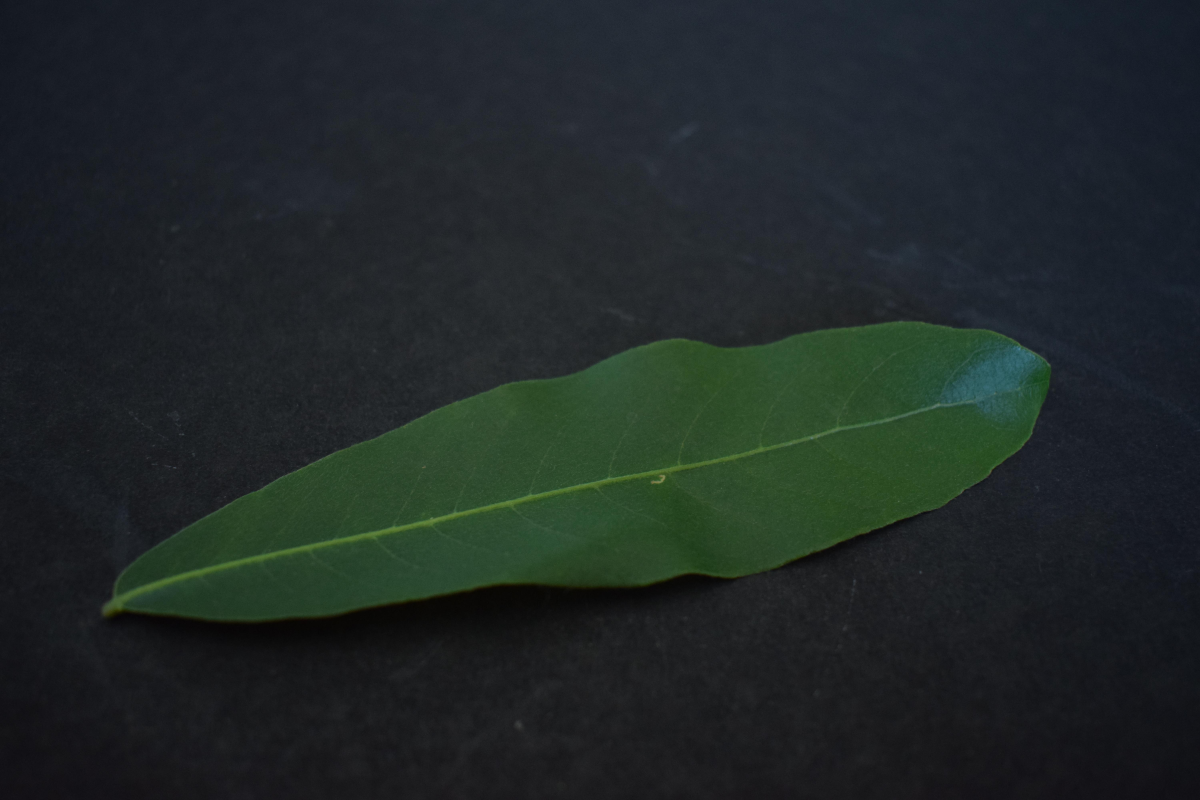
#> input picture test/img_test/arjun.jpeg, 6000 x 4000 px (shown at 1/5 size)
$ python -i ColorFeature.py   (imports and definitions only)
#> lines starting #> are read from the running program, lines starting #| are printed output that depends on the picture; after the words box and inside, x2 and y2 are one past the last pixel; in counts of white or black regions, pixels touching at a corner belong together
### src/utils/rotateLeave.py
import cv2
import numpy as np

# [106 lines left out: functions _get_leaf_mask, rotate_leave, ensure_rgb, largest_leaf_mask, not called in this run]

def clean_binary_mask(mask: np.ndarray) -> np.ndarray:
    kernel = cv2.getStructuringElement(cv2.MORPH_ELLIPSE, (5, 5))
    cleaned = cv2.morphologyEx(mask, cv2.MORPH_CLOSE, kernel)
    cleaned = cv2.morphologyEx(cleaned, cv2.MORPH_OPEN, kernel)
    return cleaned

# [28 lines left out: function crop_leaf_region, not called in this run]

### src/services/feature/ColorFeature.py
import cv2
import numpy as np
from utils.rotateLeave import ensure_rgb, largest_leaf_mask, crop_leaf_region, clean_binary_mask

# ---------- Các hàm giữ nguyên (đặc thù màu) ----------
def _seed_from_color(image_rgb):
    hsv = cv2.cvtColor(image_rgb, cv2.COLOR_RGB2HSV)
#> hsv: shape (4000, 6000, 3); mean H, S, V 99.6, 67.6, 44.6
    rgb = image_rgb.astype(np.int16)

    green_hue = ((hsv[:, :, 0] >= 20) & (hsv[:, :, 0] <= 90)).astype(np.uint8) * 255
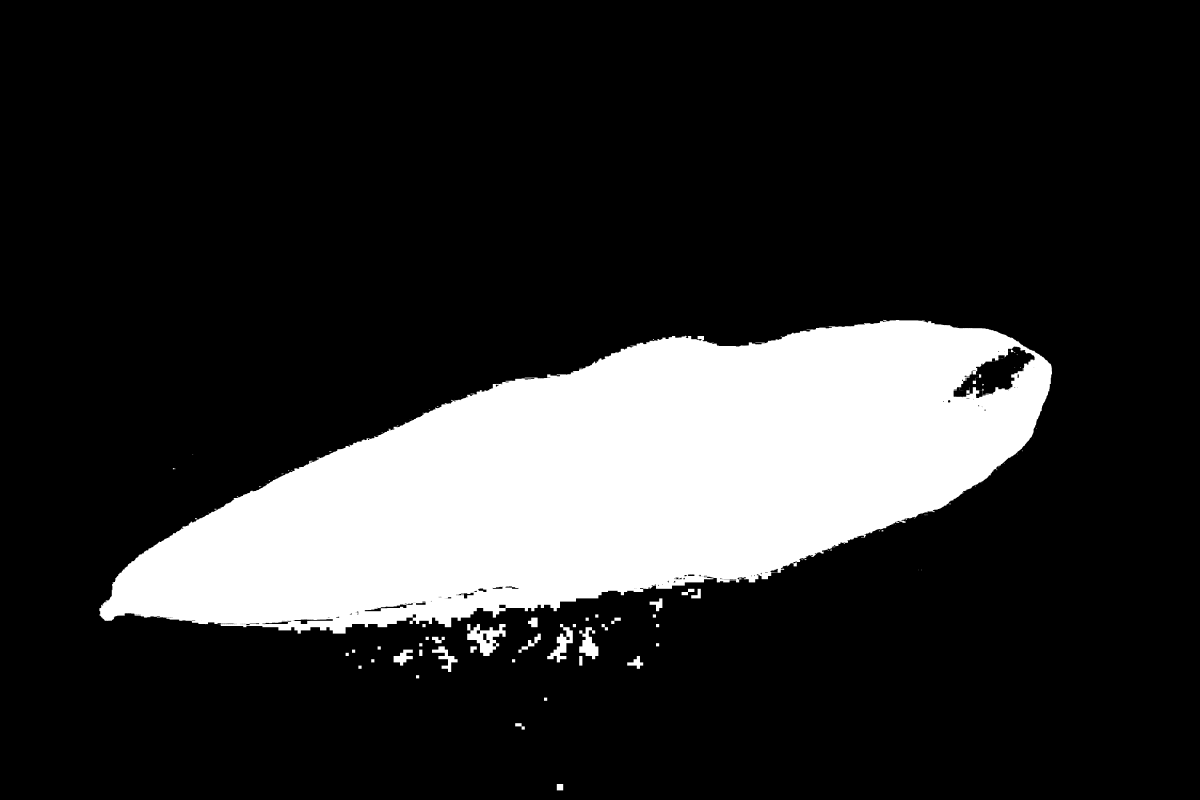
#> green_hue: shape (4000, 6000) (shown at 1/5 size); 18.1% white; 214 white regions (152 under 20 px), largest, box (x1, y1, x2, y2) and area: (497, 1600, 5260, 3168) 4290153, (2336, 3120, 2528, 3280) 14592, (2736, 3120, 2864, 3312) 8960
    green_saturation = (hsv[:, :, 1] >= 30).astype(np.uint8) * 255
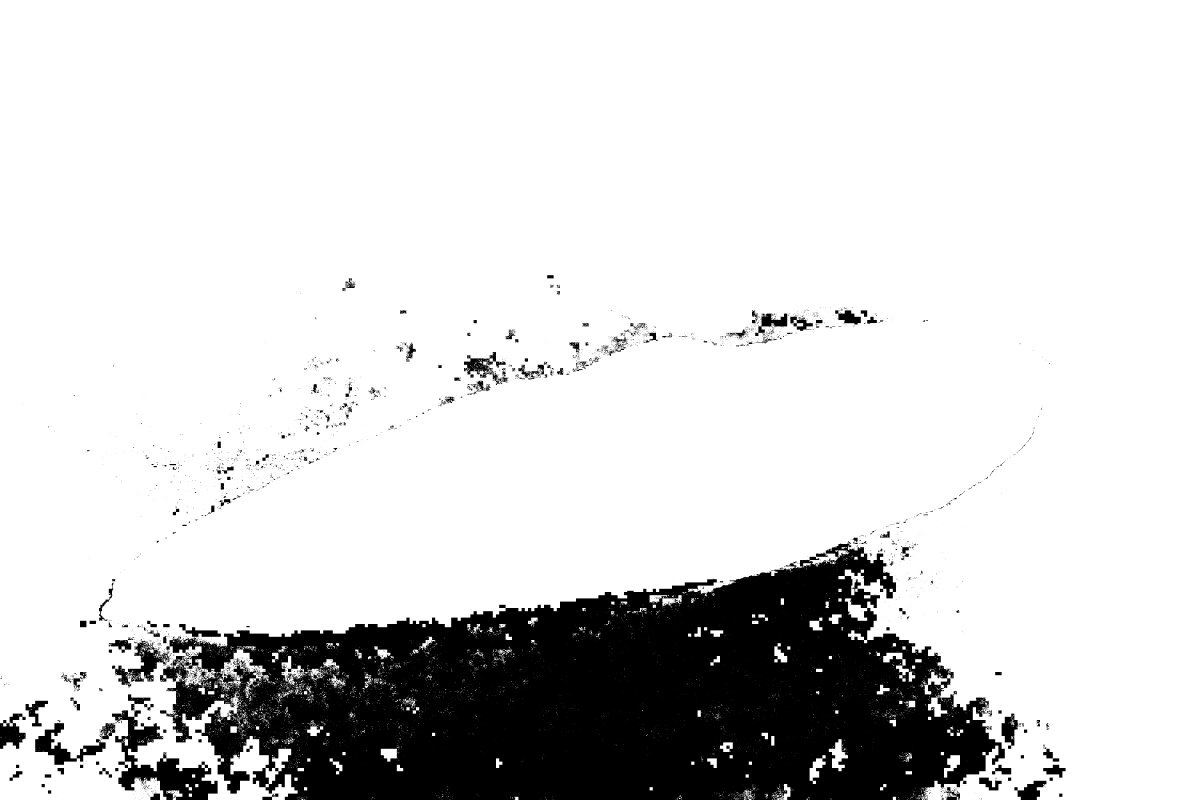
#> green_saturation: shape (4000, 6000) (shown at 1/5 size); 84.4% white; 3850 black regions (3288 under 20 px), largest, box (x1, y1, x2, y2) and area: (800, 2705, 5024, 4000) 3426048, (560, 3472, 1088, 4000) 86065, (176, 3614, 528, 3824) 23807
    green_value = (hsv[:, :, 2] >= 20).astype(np.uint8) * 255
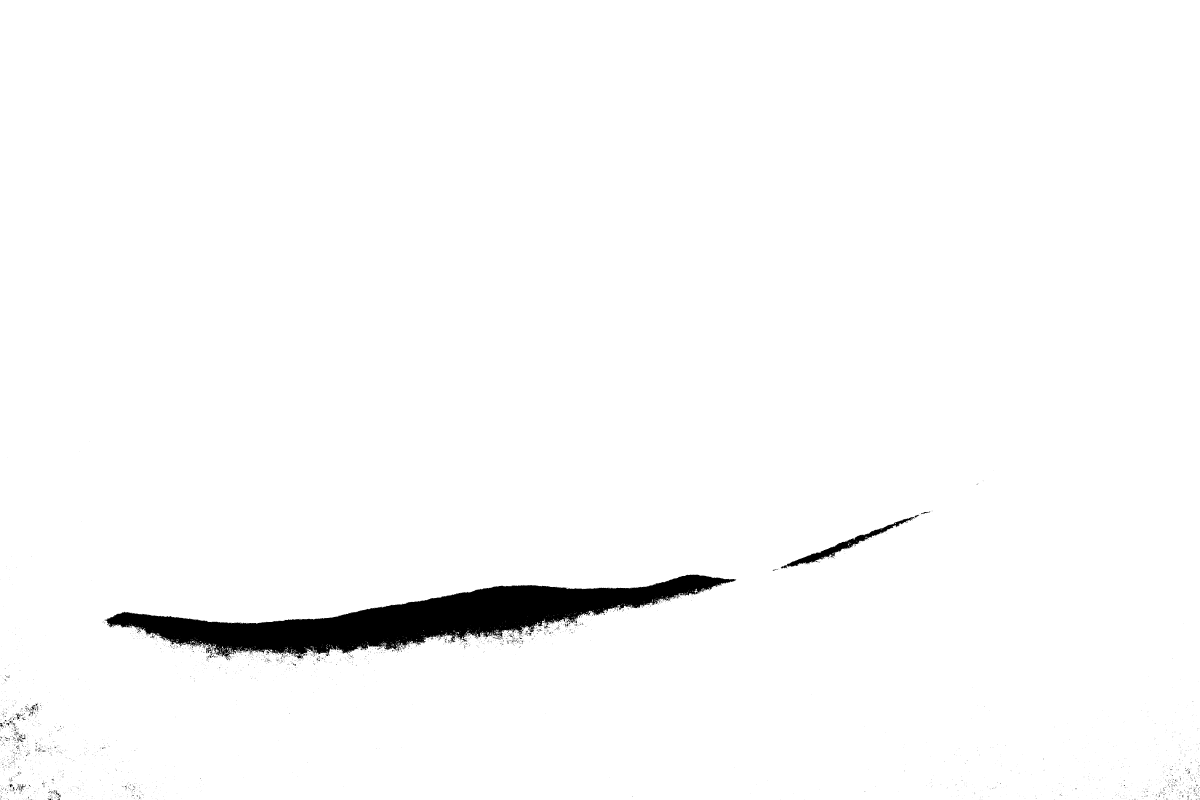
#> green_value: shape (4000, 6000) (shown at 1/5 size); 97.9% white; 3327 black regions (3141 under 20 px), largest, box (x1, y1, x2, y2) and area: (522, 2873, 3681, 3301) 458270, (3934, 2585, 4574, 2834) 17357, (3905, 2825, 3934, 2843) 275
    green_dominance = ((rgb[:, :, 1] > rgb[:, :, 0] + 8) & (rgb[:, :, 1] > rgb[:, :, 2] + 8)).astype(np.uint8) * 255
#> green_dominance: shape (4000, 6000); 16.7% white; 13 white regions (8 under 20 px), largest, box (x1, y1, x2, y2) and area: (514, 1604, 5257, 3108) 4014393, (4972, 1960, 4986, 1977) 128, (5174, 1795, 5180, 1808) 55, (4896, 1808, 4902, 1814) 30, (4801, 2000, 4816, 2002) 22

    seed = cv2.bitwise_and(green_hue, green_saturation)
#> seed: shape (4000, 6000); 17.9% white; 285 white regions (243 under 20 px), largest, box (x1, y1, x2, y2) and area: (504, 1600, 5260, 3168) 4282416, (2640, 3088, 2688, 3136) 1002, (2496, 3120, 2528, 3139) 444
    seed = cv2.bitwise_and(seed, green_value)
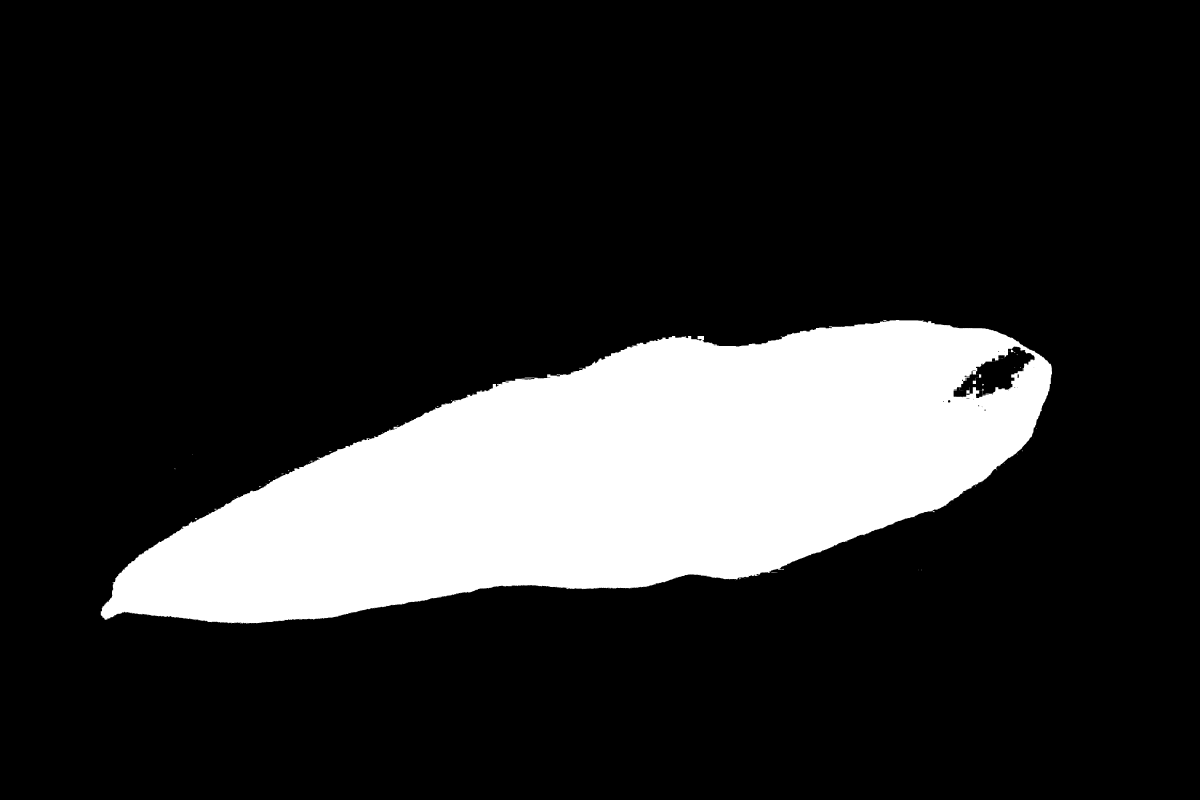
#> seed: shape (4000, 6000) (shown at 1/5 size); 17.2% white; 162 white regions (145 under 20 px), largest, box (x1, y1, x2, y2) and area: (504, 1600, 5260, 3118) 4118059, (4864, 1889, 4880, 1920) 278, (4895, 1871, 4906, 1889) 184
    seed = cv2.bitwise_and(seed, green_dominance)
    return clean_binary_mask(seed)
#> in clean_binary_mask, `cleaned = cv2.morphologyEx(mask, cv2.MORPH_CLOSE, kernel)`: cleaned: shape (4000, 6000); 16.7% white; 5 white regions (3 under 20 px), largest, box (x1, y1, x2, y2) and area: (514, 1604, 5257, 3108) 4015897, (4972, 1960, 4986, 1977) 136
#> in clean_binary_mask, `cleaned = cv2.morphologyEx(cleaned, cv2.MORPH_OPEN, kernel)`: cleaned: shape (4000, 6000); 16.7% white; 3 white regions, box (x1, y1, x2, y2) and area: (516, 1604, 5257, 3108) 4015357, (4973, 1961, 4986, 1976) 127, (5174, 1800, 5180, 1808) 37

def compute_color_features(image_rgb, mask, bins=42):
    image_rgb = ensure_rgb(image_rgb)
    mask = mask.astype(np.uint8)

    if cv2.countNonZero(mask) == 0:
        raise ValueError("Mask does not contain any leaf pixels.")

    channels = cv2.split(image_rgb)
    color_vec = []
    for ch in channels:
        hist = cv2.calcHist([ch], [0], mask, [bins], [0, 256]).flatten()
        hist = hist / (hist.sum() + 1e-7)
        color_vec.extend(hist.tolist())

    mean, std = cv2.meanStdDev(image_rgb, mask=mask)
    mean = mean.flatten()
    std = std.flatten()
    return {
        "RGB_Histogram_126D": color_vec,
        "R_mean": float(mean[0]), "G_mean": float(mean[1]), "B_mean": float(mean[2]),
        "R_std": float(std[0]), "G_std": float(std[1]), "B_std": float(std[2]),
    }

def extract_color_vector(image):
    """Vector 132 chiều: 6 thống kê + 126 histogram (42 bins * 3)."""
    image_rgb = ensure_rgb(image)
    raw_mask = largest_leaf_mask(image_rgb)
    # Dùng crop_leaf_region với target_size=512 để căn giữa (thay thế square_canvas)
    cropped_bgr, cropped_mask = crop_leaf_region(image_rgb, raw_mask, target_size=(512, 512))
    final_image = cv2.cvtColor(cropped_bgr, cv2.COLOR_BGR2RGB)
    final_mask = cropped_mask

    feats = compute_color_features(final_image, final_mask)
    stats = [feats["R_mean"], feats["G_mean"], feats["B_mean"],
             feats["R_std"], feats["G_std"], feats["B_std"]]
    # Histogram: list of 3*42 = 126 giá trị
    hist_values = feats["RGB_Histogram_126D"]
    return stats + hist_values

>>> import cv2
>>> picture = cv2.cvtColor(cv2.imread('../../../test/img_test/arjun.jpeg'), cv2.COLOR_BGR2RGB)
>>> result = _seed_from_color(picture)

$ run again, on test/img_test/img2.jpeg
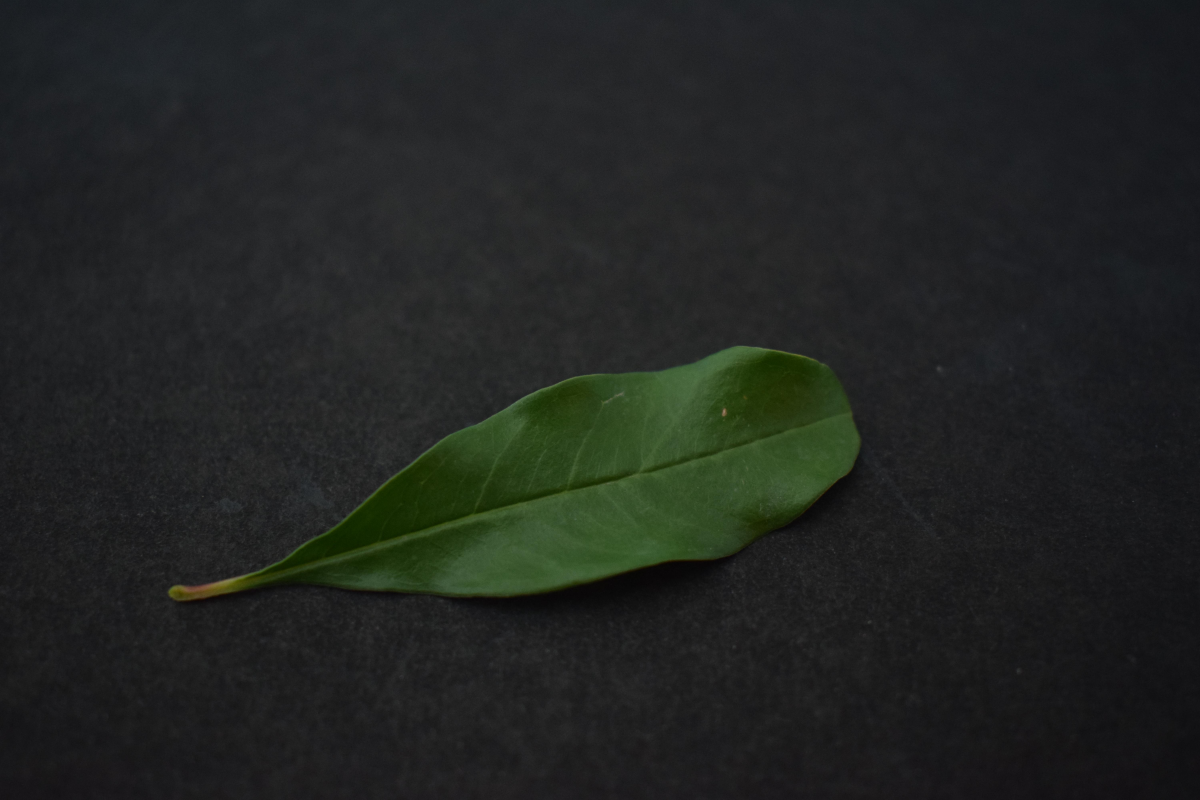
#> input picture test/img_test/img2.jpeg, 6000 x 4000 px (shown at 1/5 size)
#> hsv: shape (4000, 6000, 3); mean H, S, V 79.2, 31.8, 37.9
#> in _seed_from_color, `green_hue = ((hsv[:, :, 0] >= 20) & (hsv[:, :, 0] <= 90)).astype(np.ui..`:
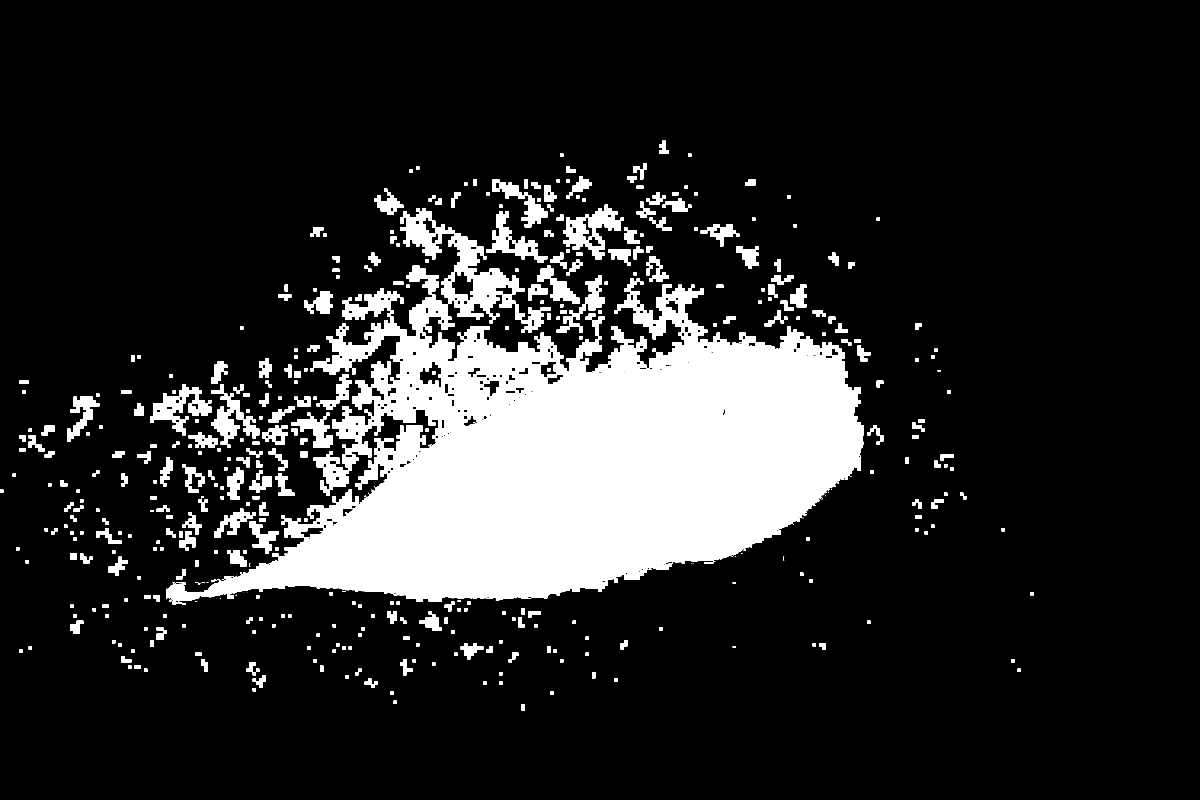
#> green_hue: shape (4000, 6000) (shown at 1/5 size); 15.4% white; 546 white regions (136 under 20 px), largest, box (x1, y1, x2, y2) and area: (831, 1040, 4320, 3024) 3119431, (2816, 1024, 3120, 1296) 31488, (752, 1920, 1056, 2176) 27648
#> green_saturation: shape (4000, 6000); 30% white; 7570 white regions (6538 under 20 px), largest, box (x1, y1, x2, y2) and area: (0, 0, 6000, 2017) 4196479, (833, 1723, 4368, 3040) 2418585, (4786, 3712, 5776, 4000) 134197
#> green_value: shape (4000, 6000); 98.7% white; 6644 black regions (6199 under 20 px), largest, box (x1, y1, x2, y2) and area: (2204, 2726, 3749, 3080) 154516, (3839, 2287, 4304, 2673) 30662, (5804, 3649, 6000, 4000) 27992
#> green_dominance: shape (4000, 6000); 9.3% white; 7 white regions (2 under 20 px), largest, box (x1, y1, x2, y2) and area: (1184, 1728, 4304, 2982) 2239243, (847, 2930, 868, 2961) 277, (4048, 1786, 4064, 1793) 69, (1184, 2928, 1192, 2936) 51, (1200, 2938, 1207, 2942) 21
#> in _seed_from_color, `seed = cv2.bitwise_and(seed, green_value)`:
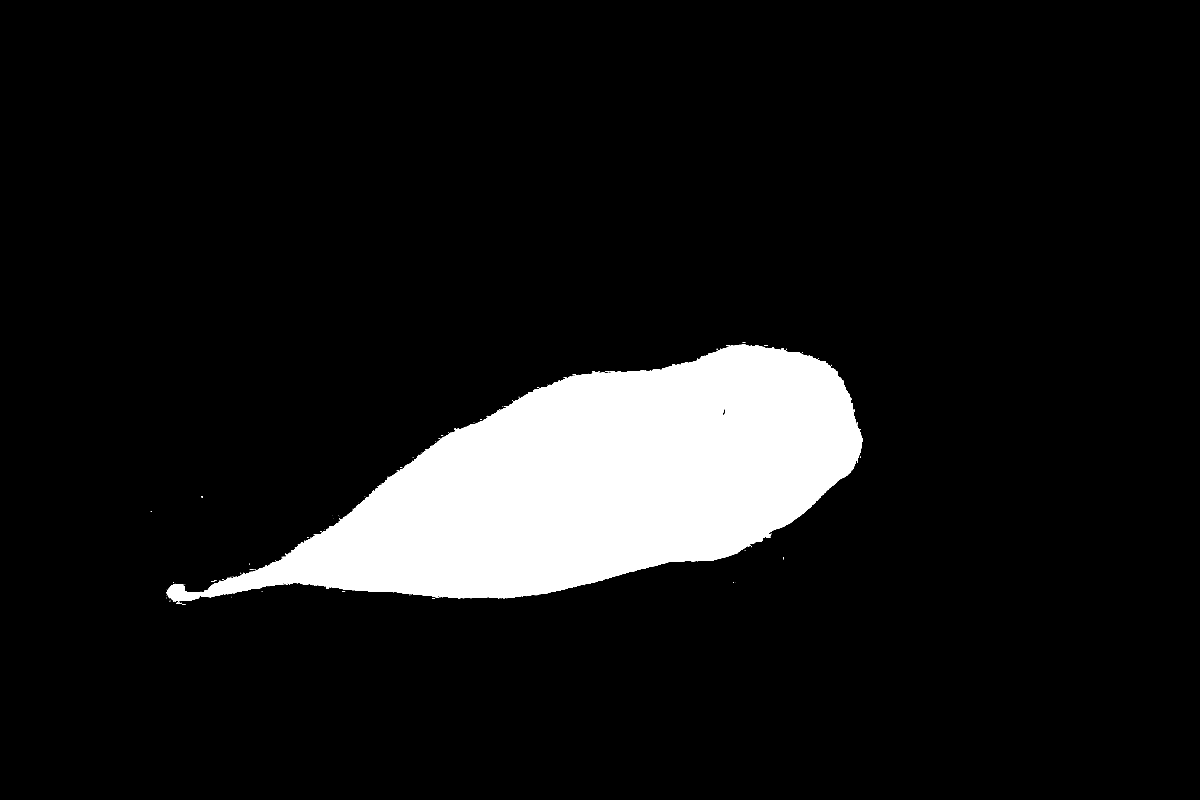
#> seed: shape (4000, 6000) (shown at 1/5 size); 9.6% white; 164 white regions (136 under 20 px), largest, box (x1, y1, x2, y2) and area: (833, 1723, 4312, 3008) 2313641, (3047, 1856, 3072, 1860) 71, (882, 3014, 906, 3018) 69
